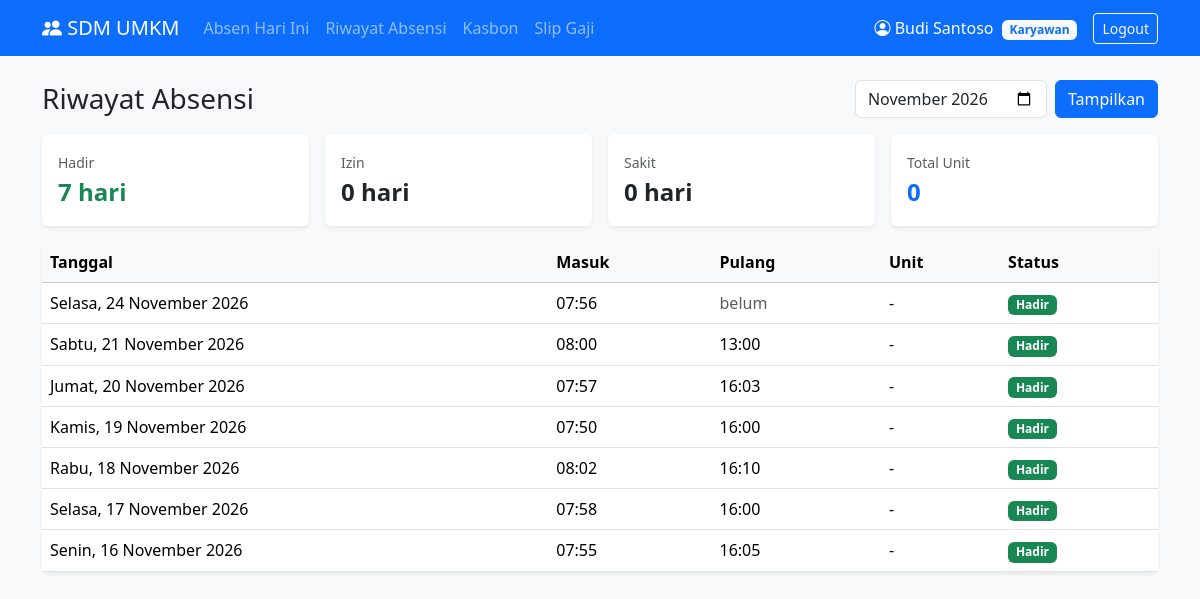
Screenshot of /karyawan/absensi.php (signed in) with the database file from the repository.
### tables this page shows
CREATE TABLE absensi (
    id_absensi  INT AUTO_INCREMENT PRIMARY KEY,
    id_karyawan INT NOT NULL,
    tanggal     DATE NOT NULL,
    jam_masuk   TIME,
    jam_pulang  TIME,
    jumlah_unit INT NOT NULL DEFAULT 0,             
    status      ENUM('hadir', 'izin', 'sakit') NOT NULL DEFAULT 'hadir',
    UNIQUE KEY satu_absen_per_hari (id_karyawan, tanggal),
    FOREIGN KEY (id_karyawan) REFERENCES karyawan(id_karyawan) ON DELETE CASCADE
);

### includes/functions.php (called while the page is built, shortened)
<?php
function e($teks)
{
    return htmlspecialchars($teks ?? '', ENT_QUOTES, 'UTF-8');
}
function tanggal_indo($tanggal, $pakai_hari = true)
{
    $hari  = ['Minggu', 'Senin', 'Selasa', 'Rabu', 'Kamis', 'Jumat', 'Sabtu'];
    $bulan = [1 => 'Januari', 'Februari', 'Maret', 'April', 'Mei', 'Juni', 'Juli',
              'Agustus', 'September', 'Oktober', 'November', 'Desember'];
    $t = strtotime($tanggal);
    $hasil = date('j', $t) . ' ' . $bulan[(int) date('n', $t)] . ' ' . date('Y', $t);
    return $pakai_hari ? $hari[(int) date('w', $t)] . ', ' . $hasil : $hasil;
}

### karyawan/absensi.php (the view, shortened to what this page needs)
<?php
require_once __DIR__ . '/../config/koneksi.php';
$id_karyawan = $_SESSION['id_karyawan'];
$bulan = $_GET['bulan'] ?? date('Y-m');
$awal  = $bulan . '-01';
$akhir = date('Y-m-t', strtotime($awal));
$stmt = mysqli_prepare($conn,
    "SELECT * FROM absensi
     WHERE id_karyawan = ? AND tanggal BETWEEN ? AND ?
     ORDER BY tanggal DESC");
mysqli_stmt_bind_param($stmt, "iss", $id_karyawan, $awal, $akhir);
mysqli_stmt_execute($stmt);
$result = mysqli_stmt_get_result($stmt);
$rows = [];
$rekap = ['hadir' => 0, 'izin' => 0, 'sakit' => 0, 'unit' => 0];
while ($r = mysqli_fetch_assoc($result)) {
    $rows[] = $r;
    $rekap[$r['status']]++;
    $rekap['unit'] += $r['jumlah_unit'];
}
include __DIR__ . '/../includes/header.php';
?>
<div class="d-flex justify-content-between align-items-center mb-3 flex-wrap gap-2">
    <h3 class="mb-0">Riwayat Absensi</h3>
    <form method="GET" class="d-flex gap-2">
        <input type="month" name="bulan" class="form-control" value="<?= e($bulan) ?>">
        <button class="btn btn-primary">Tampilkan</button>
    </form>
</div>
<div class="row g-3 mb-3">
    <div class="col-6 col-md-3"><div class="card border-0 shadow-sm"><div class="card-body">
        <small class="text-muted">Hadir</small><div class="fs-4 fw-bold text-success"><?= $rekap['hadir'] ?> hari</div>
    </div></div></div>
    <div class="col-6 col-md-3"><div class="card border-0 shadow-sm"><div class="card-body">
        <small class="text-muted">Izin</small><div class="fs-4 fw-bold"><?= $rekap['izin'] ?> hari</div>
    </div></div></div>
    <div class="col-6 col-md-3"><div class="card border-0 shadow-sm"><div class="card-body">
        <small class="text-muted">Sakit</small><div class="fs-4 fw-bold"><?= $rekap['sakit'] ?> hari</div>
    </div></div></div>
    <div class="col-6 col-md-3"><div class="card border-0 shadow-sm"><div class="card-body">
        <small class="text-muted">Total Unit</small><div class="fs-4 fw-bold text-primary"><?= $rekap['unit'] ?></div>
    </div></div></div>
</div>
<div class="card shadow-sm border-0">
    <div class="table-responsive">
        <table class="table align-middle mb-0">
            <thead class="table-light">
                <tr><th>Tanggal</th><th>Masuk</th><th>Pulang</th><th>Unit</th><th>Status</th></tr>
            </thead>
            <tbody>
            <?php foreach ($rows as $r): ?>
                <tr>
                    <td><?= tanggal_indo($r['tanggal']) ?></td>
                    <td><?= $r['jam_masuk'] ? substr($r['jam_masuk'], 0, 5) : '-' ?></td>
                    <td><?= $r['jam_pulang'] ? substr($r['jam_pulang'], 0, 5) : '<span class="text-muted">belum</span>' ?></td>
                    <td><?= $r['jumlah_unit'] ?: '-' ?></td>
                    <td>
                        <?php $warna = ['hadir' => 'success', 'izin' => 'info', 'sakit' => 'warning']; ?>
                        <span class="badge bg-<?= $warna[$r['status']] ?>"><?= ucfirst($r['status']) ?></span>
                    </td>
                </tr>
            <?php endforeach; ?>
            </tbody>
        </table>
    </div>
</div>
<?php include __DIR__ . '/../includes/footer.php'; ?>

### includes/header.php (shortened to what this page needs)
<?php
$role  = $_SESSION['role'] ?? null;
?>
<!DOCTYPE html>
<html lang="id">
<head>
    <link rel="stylesheet" href="https://cdn.jsdelivr.net/npm/bootstrap@5.3.3/dist/css/bootstrap.min.css">
    <link rel="stylesheet" href="https://cdn.jsdelivr.net/npm/bootstrap-icons@1.11.3/font/bootstrap-icons.min.css">
</head>
<body class="bg-light">
<?php if ($role): ?>
<nav class="navbar navbar-expand-lg navbar-dark bg-primary">
    <div class="container">
        <a class="navbar-brand" href="<?= BASE_URL . $role ?>/dashboard.php">
            <i class="bi bi-people-fill"></i> SDM UMKM
        </a>
        <div class="collapse navbar-collapse" id="menu">
            <ul class="navbar-nav me-auto">
                <?php if ($role === 'pemilik'): ?>
                    <li class="nav-item"><a class="nav-link" href="<?= BASE_URL ?>pemilik/dashboard.php">Dashboard</a></li>
                    <li class="nav-item"><a class="nav-link" href="<?= BASE_URL ?>pemilik/karyawan.php">Karyawan</a></li>
                    <li class="nav-item"><a class="nav-link" href="<?= BASE_URL ?>pemilik/absensi.php">Absensi</a></li>
                    <li class="nav-item"><a class="nav-link" href="<?= BASE_URL ?>pemilik/kasbon.php">Kasbon</a></li>
                    <li class="nav-item"><a class="nav-link" href="<?= BASE_URL ?>pemilik/penggajian.php">Penggajian</a></li>
                <?php else: ?>
                    <li class="nav-item"><a class="nav-link" href="<?= BASE_URL ?>karyawan/dashboard.php">Absen Hari Ini</a></li>
                    <li class="nav-item"><a class="nav-link" href="<?= BASE_URL ?>karyawan/absensi.php">Riwayat Absensi</a></li>
                    <li class="nav-item"><a class="nav-link" href="<?= BASE_URL ?>karyawan/kasbon.php">Kasbon</a></li>
                    <li class="nav-item"><a class="nav-link" href="<?= BASE_URL ?>karyawan/gaji.php">Slip Gaji</a></li>
                <?php endif; ?>
            </ul>
            <span class="navbar-text text-white me-3">
                <i class="bi bi-person-circle"></i> <?= e($_SESSION['nama']) ?>
                <span class="badge bg-light text-primary ms-1"><?= e(ucfirst($role)) ?></span>
            </span>
            <a href="<?= BASE_URL ?>logout.php" class="btn btn-outline-light btn-sm"
               onclick="return confirm('Yakin ingin logout?')">Logout</a>
        </div>
    </div>
</nav>
<?php endif; ?>
<main class="container py-4">

### includes/footer.php (shortened to what this page needs)
</main>
</body>
</html>

### rows the page displays
absensi: tanggal "Selasa, 24 November 2026", jam_masuk "07:56", shows "belum", jumlah_unit "-", status "Hadir"
absensi: tanggal "Sabtu, 21 November 2026", jam_masuk "08:00", jam_pulang "13:00", jumlah_unit "-", status "Hadir"
absensi: tanggal "Jumat, 20 November 2026", jam_masuk "07:57", jam_pulang "16:03", jumlah_unit "-", status "Hadir"
absensi: tanggal "Kamis, 19 November 2026", jam_masuk "07:50", jam_pulang "16:00", jumlah_unit "-", status "Hadir"
absensi: tanggal "Rabu, 18 November 2026", jam_masuk "08:02", jam_pulang "16:10", jumlah_unit "-", status "Hadir"
absensi: tanggal "Selasa, 17 November 2026", jam_masuk "07:58", jam_pulang "16:00", jumlah_unit "-", status "Hadir"
absensi: tanggal "Senin, 16 November 2026", jam_masuk "07:55", jam_pulang "16:05", jumlah_unit "-", status "Hadir"

### other values shown
$_SESSION['nama'] "Budi Santoso"
$role "Karyawan"
$rekap['hadir'] "7"
$rekap['izin'] "0"
$rekap['sakit'] "0"
$rekap['unit'] "0"
